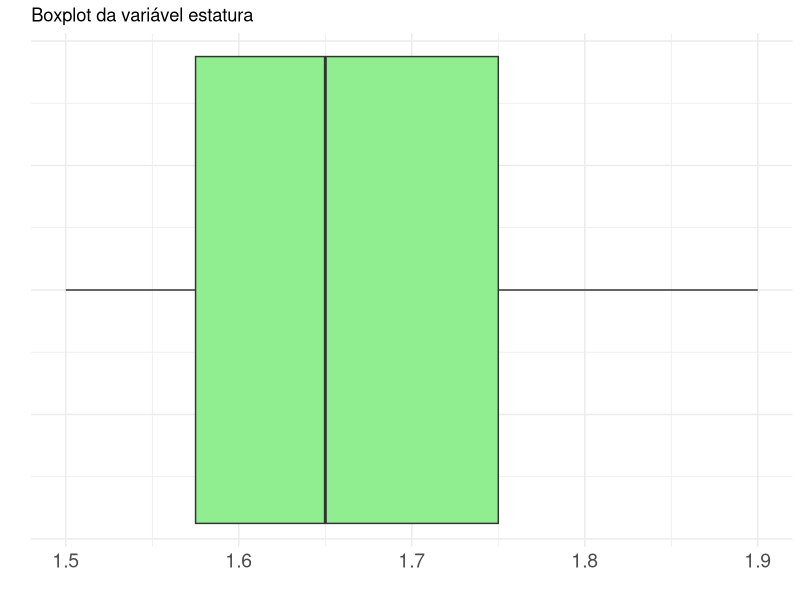
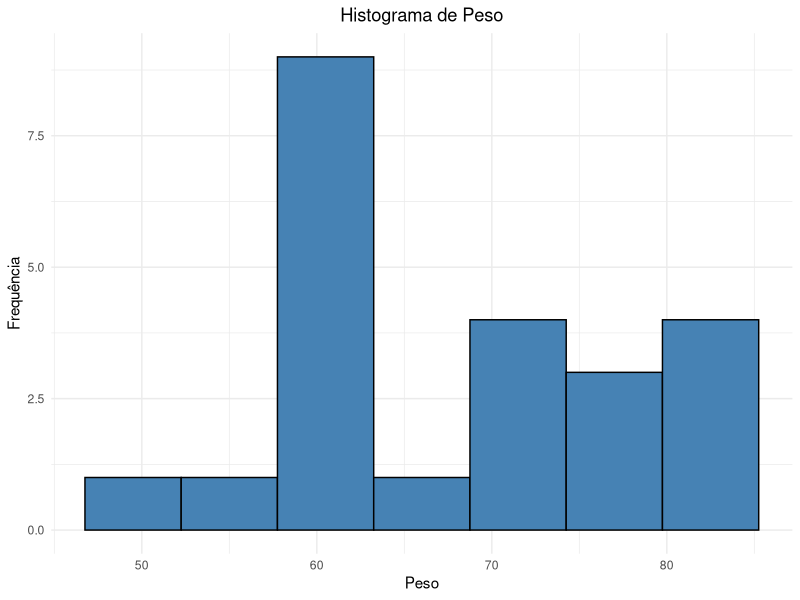

Reproduce these figures in R, in order.
library(readxl)
library(tidyverse)

# Base de dados
dados <- read_excel("Base Casos.xlsx")
attach(dados)

# Boxplot da variável estatura
ggplot(dados, aes(y = Estatura)) +
  geom_boxplot(fill = "lightgreen") +
  theme_minimal() +
  coord_flip() +
  labs(title =  "Boxplot da variável estatura",
       x ="",
       y = "") +
  theme(axis.text.y = element_blank(),
        axis.text = element_text(size = 14))

# Histograma

ggplot(dados, aes(x = Peso)) +
  geom_histogram(fill = "steelblue", color = "black", bins = 7) +
  theme_minimal() +
  labs(title = "Histograma de Peso",
       x = "Peso",
       y = "Frequência") +
  theme(plot.title = element_text(hjust = 0.5))

